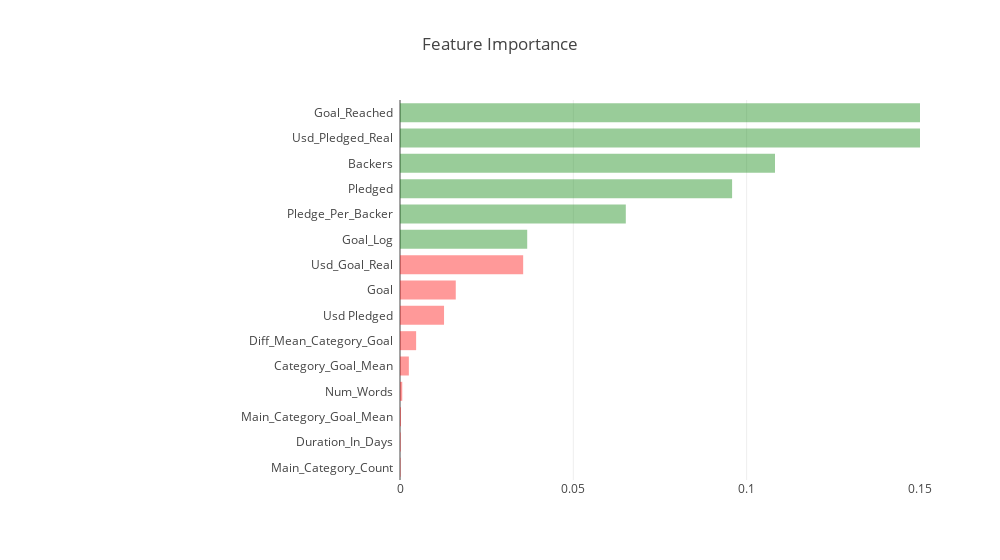

The notebook cell this image was saved under:
### Markdown cell above
Now it will be easier if we can see what these top features actually are:

### Code cell
#plot the features based on importance rank 
from plotly.offline import iplot, init_notebook_mode
import plotly.graph_objs as go
init_notebook_mode(connected=True)
feature_importances = pd.DataFrame(clf2.feature_importances_, index = X_train.columns, columns=['importance'])
feature_importances = feature_importances.sort_values('importance', ascending=False)

colors = ["red"] * 9 + ["green"]*6
trace1 = go.Bar(y = [x.title()+"  " for x in feature_importances.index[:15][::-1]], 
                x = feature_importances.importance[:15][::-1], 
                name="feature importance (relative)",
                marker=dict(color=colors, opacity=0.4), orientation = "h")

data = [trace1]

layout = go.Layout(
    margin=dict(l=400), width = 1000,
    xaxis=dict(range=(0.0,0.15)),
    title=' Feature Importance',
    barmode='group',
    bargap=0.25
)
fig = go.Figure(data=data, layout=layout)
iplot(fig)

### Figure 1 — Plotly figure (JSON) as saved in the notebook; plotly's stock layout.template omitted (floating-point values rounded to 4 significant figures)
{"data": [{"marker": {"color": ["red", "red", "red", "red", "red", "red", "red", "red", "red", "green", "green", "green", "green", "green", "green"], "opacity": 0.4}, "name": "feature importance (relative)", "orientation": "h", "type": "bar", "uid": "01898d24-5cae-11e9-966d-448a5b2a097a", "x": [0.0001626, 0.0001925, 0.0002783, 0.0006521, 0.002556, 0.004653, 0.0127, 0.01609, 0.03553, 0.03669, 0.06514, 0.0958, 0.1082, 0.1605, 0.46], "y": ["Main_Category_Count  ", "Duration_In_Days  ", "Main_Category_Goal_Mean  ", "Num_Words  ", "Category_Goal_Mean  ", "Diff_Mean_Category_Goal  ", "Usd Pledged  ", "Goal  ", "Usd_Goal_Real  ", "Goal_Log  ", "Pledge_Per_Backer  ", "Pledged  ", "Backers  ", "Usd_Pledged_Real  ", "Goal_Reached  "]}], "layout": {"bargap": 0.25, "barmode": "group", "margin": {"l": 400}, "title": " Feature Importance", "width": 1000, "xaxis": {"range": [0, 0.15]}}}
